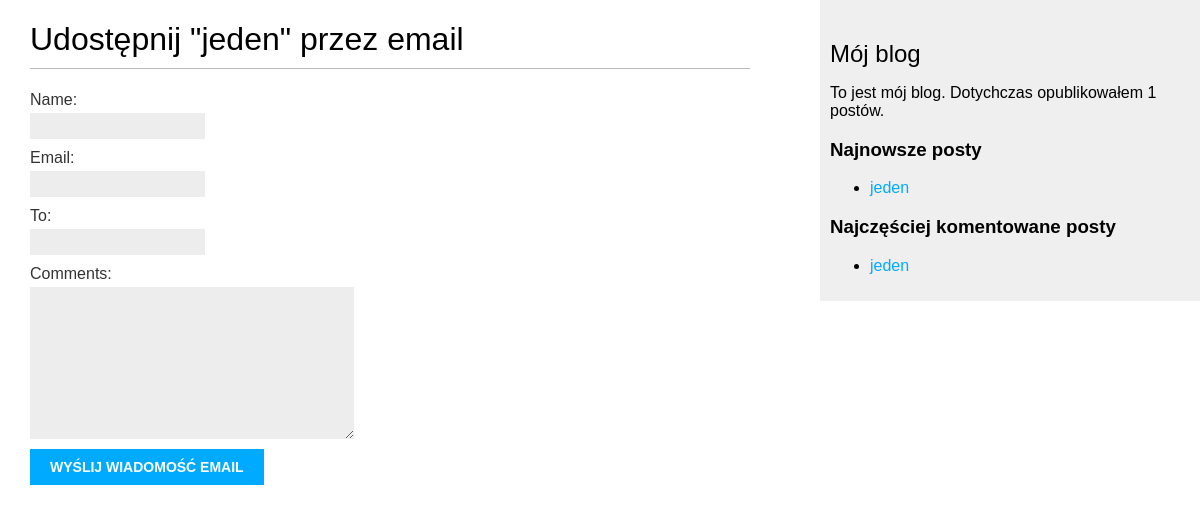
Before: /blog/1/share/ with the older database file.
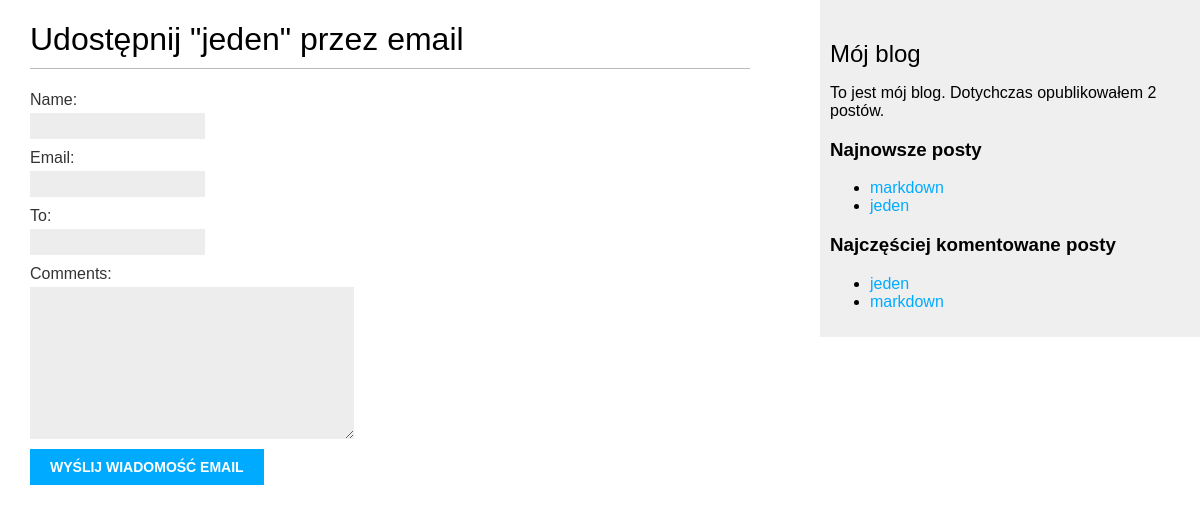
After: the same page with the newer database file.
### blog/models.py (models this page shows, shortened)
class Post(models.Model):
    STATUS_CHOICES = (('draft', 'Roboczy'), ('published', 'Opublikowany'))
    title = models.CharField(max_length=250)
    slug = models.SlugField(max_length=250, unique_for_date='publish')
    author = models.ForeignKey(User, related_name='blog_posts', on_delete=models.CASCADE)
    body = models.TextField()
    publish = models.DateTimeField(default=timezone.now)
    created = models.DateTimeField(auto_now_add=True)
    updated = models.DateTimeField(auto_now=True)
    status = models.CharField(max_length=10, choices=STATUS_CHOICES, default='draft')
    objects = models.Manager()
    published = PublishedManager()
    tags = TaggableManager()
    class Meta:
        ordering = ('-publish',)
    def get_absolute_url(self):
        return reverse('blog:post_detail', args=[self.publish.year,
                                                 self.publish.strftime('%m'),
                                                 self.publish.strftime('%d'),
                                                 self.slug])

### blog/views.py (the view)
# urls.py: url(r'^(?P<post_id>\d+)/share/$', views.post_share, name='post_share'),
def post_share(request, post_id):
    post = get_object_or_404(Post, id=post_id, status='published')
    sent = False
    if request.method == 'POST':
        form = EmailPostForm(request.POST)
        if form.is_valid():
            cd = form.cleaned_data
            post_url = request.build_absolute_uri(post.get_absolute_url())
            subject = '{} ({}) zachęca do przeczytania "{}" '.format(cd['name'], cd['email'], post.title)
            message = 'Przeczytaj post "{}" na stronie {}\n\n Komentarz dodany przez {}: {}'.format(post.title, post_url , cd['name'], cd['comments'])
            send_mail(subject, message, 'admin@myblog.com', [cd['to']])
            sent = True
    else:
        form = EmailPostForm()
    return render(request, 'blog/post/share.html', {'post': post, 'form': form, 'sent': sent})

### blog/forms.py
class EmailPostForm(forms.Form):
    name = forms.CharField(max_length=25)
    email = forms.EmailField()
    to = forms.EmailField()
    comments = forms.CharField(required=False, widget=forms.Textarea)

### blog/models.py (called while the page is built)
    def get_queryset(self):
        return super(PublishedManager, self).get_queryset().filter(status='published')

### blog/templatetags/blog_tags.py (called while the page is built)
@register.simple_tag
def total_posts():
    return Post.published.count()

@register.inclusion_tag('blog/post/latest_posts.html')
def show_latest_posts(count=5):
    latest_posts = Post.published.order_by('-publish')[:count]
    return {'latest_posts': latest_posts}

@register.simple_tag
def get_most_commented_posts(count=5):
    return Post.published.annotate(total_comments=Count('comments')).order_by('-total_comments')[:count]

### blog/templates/blog/post/share.html (shortened to what this page needs)
{% extends "blog/base.html" %}
{% block content %}
    {% if sent %}
        <h1>Wiadomość email została wysłana</h1>
        <p>Wysłanie posta "{{ post.title }}" do {{ cd.to }} zakończyło się sukcesem</p>
    {% else %}
        <h1>Udostępnij "{{ post.title }}" przez email</h1>
        <form action="." method="post">
            {{ form.as_p }}
            <input type="submit" value="Wyślij wiadomość email">
        </form>
    {% endif %}
{% endblock %}

### blog/templates/blog/base.html (shortened to what this page needs)
{% load staticfiles blog_tags %}
<!DOCTYPE html>
<html lang="en">
<head>
    <link href="{% static 'css/blog.css' %}" rel="stylesheet">
</head>
<body>
    <div id="content">
        {% block content %}
        {% endblock %}
    </div>
    <div id="sidebar">
        <h2>Mój blog</h2>
        <p>To jest mój blog. Dotychczas opublikowałem {% total_posts %} postów.</p>
        <h3>Najnowsze posty</h3>
        {% show_latest_posts 3 %}
        <h3>Najczęściej komentowane posty</h3>
        {% get_most_commented_posts as most_commented_posts %}
        <ul>
            {% for post in most_commented_posts %}
                <li>
                    <a href="{{ post.get_absolute_url }}">{{ post.title }}</a>
                </li>
            {% endfor %}
        </ul>
    </div>
</body>
</html>

### blog/templates/blog/post/latest_posts.html
<ul>
    {% for post in latest_posts %}
        <li>
            <a href="{{ post.get_absolute_url }}">{{ post.title }}</a>
        </li>
    {% endfor %}
</ul>

Changed rows visible on the page:
added Post: title "markdown"
Other visible differences:
text no longer shown: "1"
text now shown: "2"
